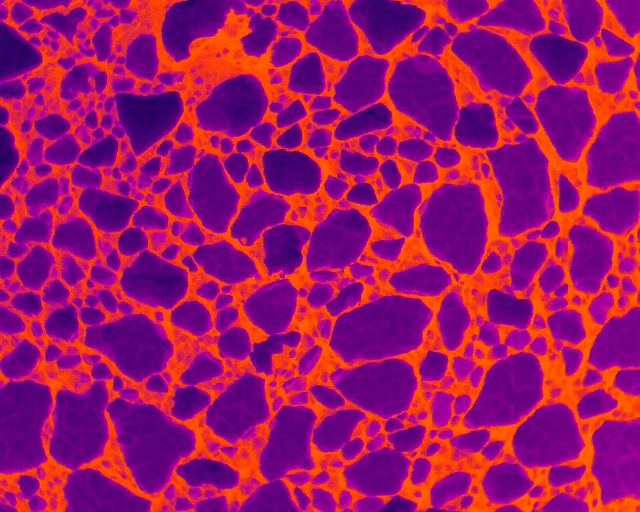
#> input picture data/thermal_timelapse/DJI_20250218031618_0007_T.JPG, 640 x 512 px
$ python -i edge_detect.py   (imports and definitions only)   (older library calls are emulated)
#> lines starting #> are read from the running program, lines starting #| are printed output that depends on the picture; after the words box and inside, x2 and y2 are one past the last pixel; in counts of white or black regions, pixels touching at a corner belong together
#> further down, picture is the input picture: shape (512, 640, 3); mean B, G, R 100, 20, 158.3
#!/usr/bin/env python3
"""
Sea-ice boundary detection (object‑oriented refactor)

Classes:
  - ImageAsset: loads and exposes image representations and metadata
  - OutputManager: manages timestamped output directory, image saves, run_config.txt
  - EdgeSegmentation: Canny & Watershed pipelines + helper ops

Behavior mirrors the original script: fixed input 'sea_ice.jpg',
outputs saved under <output-dir>/results_<YYYYMMDD_HHMMSS>/

Usage examples:
  python sea_ice_oo.py --segmentation canny --threshold-mode edge-local --chroma-weight 0.6
  python sea_ice_oo.py --segmentation watershed --marker-frac 0.35
"""

from __future__ import annotations
import cv2
import numpy as np
from pathlib import Path
import argparse
from dataclasses import dataclass
from datetime import datetime
import platform, sys

# ---------------------- Data classes ----------------------

@dataclass
class AppArgs:
    output_prefix: str = "out"
    output_dir: str = "outputs"
    segmentation: str = "canny"              # {"canny","watershed"}
    threshold_mode: str = "global"           # {"global","edge-local"}
    edge_percentile: float = 85.0
    sigma: float = 0.33
    chroma_weight: float = 0.5
    blur_ksize: int = 5
    close_ksize: int = 5
    dilate_iter: int = 1
    min_area: int = 200
    mask_open: int = 3
    mask_close: int = 5
    marker_frac: float = 0.4

    @staticmethod
    def from_namespace(ns: argparse.Namespace) -> "AppArgs":
        return AppArgs(**vars(ns))


# ---------------------- Image class ----------------------

class ImageAsset:
    """Loads an image once and exposes common representations and metadata."""
    # [10 lines left out: function __init__, not called in this run]

    @property
    def size(self) -> tuple[int, int]:
        return (self.w, self.h)


# ---------------------- Output class ----------------------

class OutputManager:
    """Handles output folder creation, saving artifacts, and writing a run config."""
    # [50 lines left out: functions __init__, save_image, write_config, not called in this run]


# ---------------------- Segmentation & helpers ----------------------

class EdgeSegmentation:
    """Implements color-aware Canny and watershed pipelines and utilities."""

    # ----- Threshold strategies -----
    # [25 lines left out: functions thresholds_global, thresholds_edge_local, not called in this run]

    # ----- Helpers -----
    @staticmethod
    def preprocess_L(L: np.ndarray, blur_ksize: int = 5) -> np.ndarray:
        clahe = cv2.createCLAHE(clipLimit=2.0, tileGridSize=(8, 8))
        Lp = clahe.apply(L)
        if blur_ksize and (blur_ksize % 2 == 1):
            Lp = cv2.GaussianBlur(Lp, (blur_ksize, blur_ksize), 0)
        return Lp

    # [40 lines left out: functions lab_edge_channel, connect_edges, find_and_draw_contours, not called in this run]

    # ----- Watershed pipeline -----
    @staticmethod
    def segment_watershed(img_bgr: np.ndarray, blur_ksize=5, min_area=200,
                           mask_open=3, mask_close=5, marker_frac=0.4):
#> called with blur_ksize = 5, min_area = 200, mask_open = 3, mask_close = 5, marker_frac = 0.4
        lab = cv2.cvtColor(img_bgr, cv2.COLOR_BGR2LAB)
#> lab: shape (512, 640, 3); mean of channels 0, 1, 2 93.6, 188.7, 117.4
        L = lab[:, :, 0]
        Lp = EdgeSegmentation.preprocess_L(L, blur_ksize=blur_ksize)
        _, ice_bin = cv2.threshold(Lp, 0, 255, cv2.THRESH_BINARY + cv2.THRESH_OTSU)
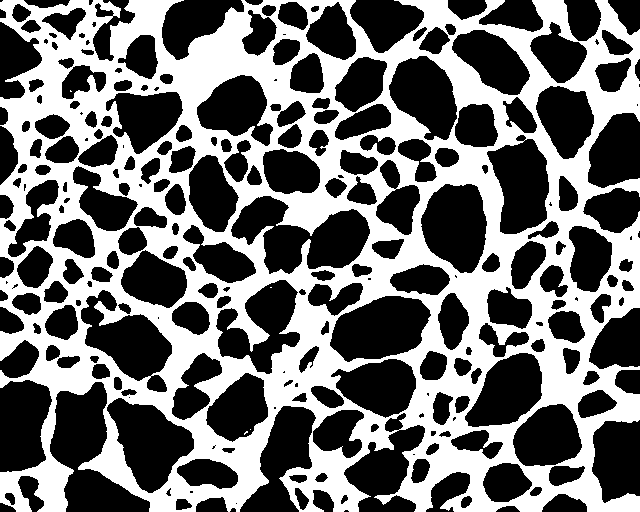
#> ice_bin: shape (512, 640); 43.2% white; 5 white regions (4 under 20 px), largest, box (x1, y1, x2, y2) and area: (0, 0, 640, 512) 141567
        if mask_open > 0:
            k = cv2.getStructuringElement(cv2.MORPH_ELLIPSE, (mask_open, mask_open))
            ice_bin = cv2.morphologyEx(ice_bin, cv2.MORPH_OPEN, k, iterations=1)
#> ice_bin: shape (512, 640); 43.1% white; 2 white regions (1 under 20 px), largest, box (x1, y1, x2, y2) and area: (0, 0, 640, 512) 141280
        if mask_close > 0:
            k = cv2.getStructuringElement(cv2.MORPH_ELLIPSE, (mask_close, mask_close))
            ice_bin = cv2.morphologyEx(ice_bin, cv2.MORPH_CLOSE, k, iterations=1)
#> ice_bin: shape (512, 640); 43.7% white; 1 white region, box (x1, y1, x2, y2) and area: (0, 0, 640, 512) 143247

        dist = cv2.distanceTransform(ice_bin, cv2.DIST_L2, 5)
        if dist.max() > 0:
            markers_bin = (dist > (marker_frac * dist.max())).astype(np.uint8) * 255
#> markers_bin: shape (512, 640); 2.8% white; 90 white regions (42 under 20 px), largest, box (x1, y1, x2, y2) and area: (180, 21, 284, 99) 2196, (273, 357, 304, 400) 501, (548, 355, 576, 397) 439
        else:
            markers_bin = np.zeros_like(ice_bin)

        num_labels, markers = cv2.connectedComponents(markers_bin)
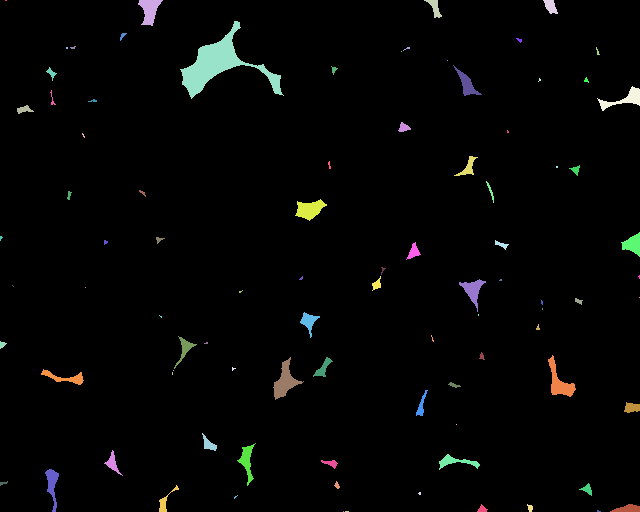
#> markers: shape (512, 640) int32; 91 distinct labels, from 0 to 90; one colour per label, 0 black
#> num_labels = 91
        gx = cv2.Sobel(Lp, cv2.CV_32F, 1, 0, ksize=3)
        gy = cv2.Sobel(Lp, cv2.CV_32F, 0, 1, ksize=3)
        grad = cv2.magnitude(gx, gy)
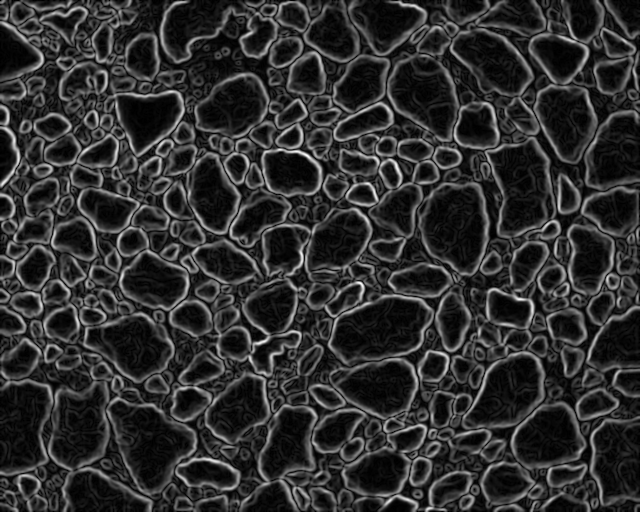
#> grad: shape (512, 640) float32; min 0, max 442, mean 83.2; drawn with min black and max white
        grad_u8 = cv2.normalize(grad, None, 0, 255, cv2.NORM_MINMAX).astype(np.uint8)
        grad_u8 = cv2.GaussianBlur(grad_u8, (3, 3), 0)

        markers_ws = markers.copy().astype(np.int32)
        markers_ws[ice_bin == 0] = 0
        grad_rgb = cv2.merge([grad_u8, grad_u8, grad_u8])
#> grad_rgb: shape (512, 640, 3); mean of channels 0, 1, 2 47.5, 47.5, 47.5
        cv2.watershed(grad_rgb, markers_ws)

        labels = markers_ws.copy()
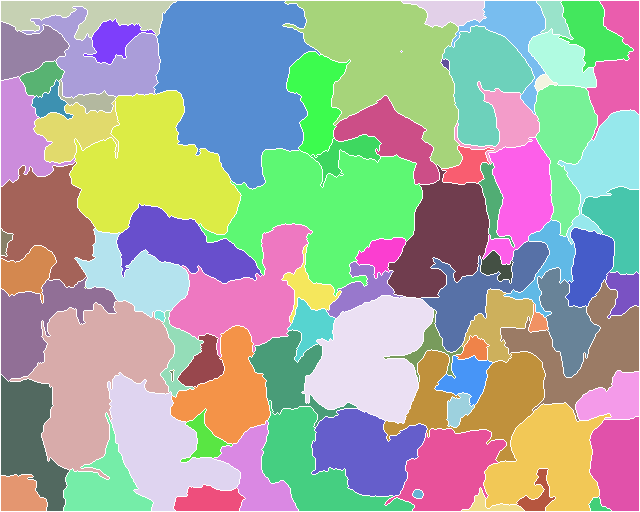
#> labels: shape (512, 640) int32; 87 distinct labels, from -1 to 90; one colour per label, 0 black, -1 white
        labels[labels < 0] = 0
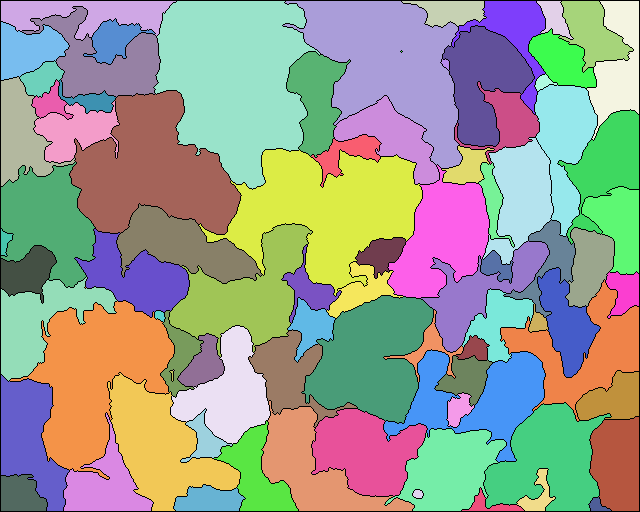
#> labels: shape (512, 640) int32; 87 distinct labels, from 0 to 90; one colour per label, 0 black
        unique = np.unique(labels)
#> unique = 87 values from 0 to 90
        overlay = img_bgr.copy()
        kept_contours = []
        for lbl in unique:
            if lbl == 0:
                continue
            region = (labels == lbl).astype(np.uint8) * 255
            cnts, _ = cv2.findContours(region, cv2.RETR_EXTERNAL, cv2.CHAIN_APPROX_SIMPLE)
            for c in cnts:
                if cv2.contourArea(c) >= float(min_area):
                    kept_contours.append(c)
#> this loop made 87 passes
#> cnts on passes 12, 47: [[[401, 51]]], [[[85, 287]]]
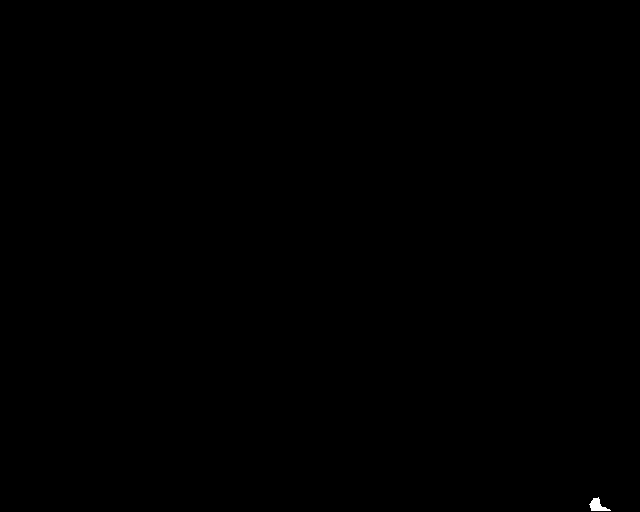
#> region: shape (512, 640); 0.05% white; 1 white region
#> after the loop, kept_contours = 76 contours; largest, box (x1, y1, x2, y2) and area: (154, 1, 320, 189) 20303, (199, 149, 422, 296) 15766, (283, 1, 462, 168) 14811, (70, 91, 241, 234) 14414, (10, 301, 174, 479) 13446
        cv2.drawContours(overlay, kept_contours, -1, (0, 255, 255), 2, cv2.LINE_AA)
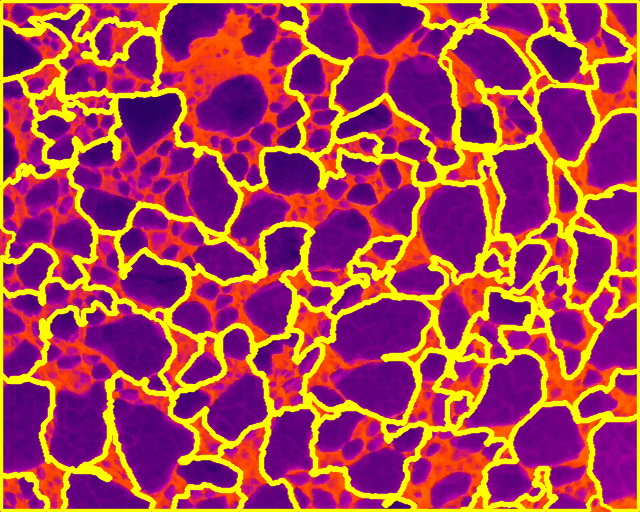
#> overlay: shape (512, 640, 3); mean B, G, R 83.7, 67.1, 170.2
        return ice_bin, markers_bin, grad_u8, overlay, kept_contours


# ---------------------- CLI / Orchestration ----------------------

# [108 lines left out: functions build_argparser, main, not called in this run]


# [2 lines not run here, left out]

>>> import cv2
>>> picture = cv2.imread('../../data/thermal_timelapse/DJI_20250218031618_0007_T.JPG')
>>> result = EdgeSegmentation().segment_watershed(picture)
#> result = 5 items
